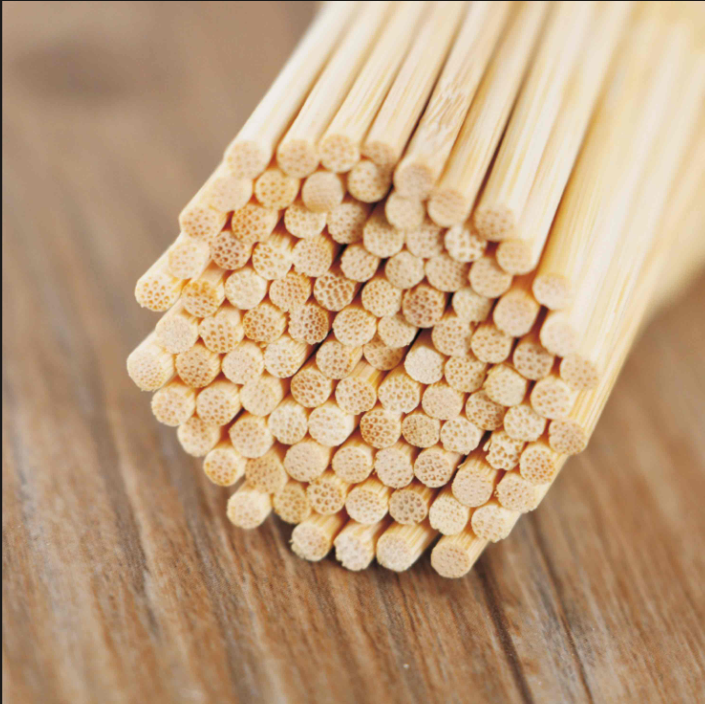
#> input picture samples/user_bamboo.png, 705 x 704 px
$ python -i carded_rod_counter.py   (imports and definitions only)
#> lines starting #> are read from the running program, lines starting #| are printed output that depends on the picture; after the words box and inside, x2 and y2 are one past the last pixel; in counts of white or black regions, pixels touching at a corner belong together
"""Restricted, pixel-only counting of exposed rods on a colored display card.

Separate longitudinal highlight/shadow ridges, taper and terminal closure are
required. The printed sleeve and the two sides of it are never counted twice.
This supplies visible candidates, not an inferred inventory behind packaging.
"""
import time
import cv2
import numpy as np
from scipy.signal import find_peaks

PARAMETERS = dict(maximum_processing_seconds=.95, maximum_processing_side=900,
    saturation_thresholds=(40, 60), shadow_prominences=(25, 35),
    minimum_track_length_fraction=.15, minimum_track_coverage=.58,
    minimum_taper_ratio=1.12, minimum_tapered_fraction=.70)


def _cards(image):
    hsv=cv2.cvtColor(image,cv2.COLOR_BGR2HSV)
    cards=[]
    for saturation in PARAMETERS['saturation_thresholds']:
        mask=np.uint8((hsv[:,:,1]>saturation)&(hsv[:,:,2]>50))*255
        mask=cv2.morphologyEx(mask,cv2.MORPH_CLOSE,np.ones((5,5),np.uint8))
        contours=cv2.findContours(mask,cv2.RETR_EXTERNAL,cv2.CHAIN_APPROX_SIMPLE)[0]
        for contour in sorted(contours,key=cv2.contourArea,reverse=True)[:3]:
            area=cv2.contourArea(contour)
            if not .12*image.shape[0]*image.shape[1]<area<.90*image.shape[0]*image.shape[1]:continue
            polygon=cv2.approxPolyDP(contour,cv2.arcLength(contour,True)*.02,True)
            if len(polygon)!=4 or not cv2.isContourConvex(polygon):continue
            q=polygon[:,0].astype(np.float32)
            if abs(cv2.contourArea(q))/max(area,1)<.90:continue
            # The contour order supplies orientation without a fixed image angle.
            lengths=np.linalg.norm(q-np.roll(q,-1,axis=0),axis=1)
            if min(lengths)/max(lengths)>.76:continue
            if lengths[0]>lengths[1]:q=np.roll(q,-1,axis=0)
            if cv2.contourArea(q,oriented=True)<0:q=q[[1,0,3,2]]
            width=int(round((np.linalg.norm(q[0]-q[1])+np.linalg.norm(q[2]-q[3]))/2))
            height=int(round((np.linalg.norm(q[0]-q[3])+np.linalg.norm(q[1]-q[2]))/2))
            if not 100<=width<=height or height<200:continue
            # A reflected contour is fine; both ends are checked below.
            if any(np.max(np.linalg.norm(q-old[0],axis=1))<5 for old in cards):continue
            cards.append((q,width,height,saturation))
    return cards


# [133 lines left out: functions _sections, _upright, detect_carded_rods, not called in this run]

>>> import cv2
>>> picture = cv2.imread('samples/user_bamboo.png')
#> picture is the input picture: shape (704, 705, 3); mean B, G, R 127.2, 161.1, 192.5
>>> result = _cards(picture)
#> in _cards, `hsv=cv2.cvtColor(image,cv2.COLOR_BGR2HSV)`: hsv: shape (704, 705, 3); mean H, S, V 15.9, 90.2, 192.5
#> the loop in _cards, `for saturation in PARAMETERS['saturation_thresholds']:` made 2 passes
#> pass 1, in _cards, `mask=np.uint8((hsv[:,:,1]>saturation)&(hsv[:,:,2]>50))*255`:
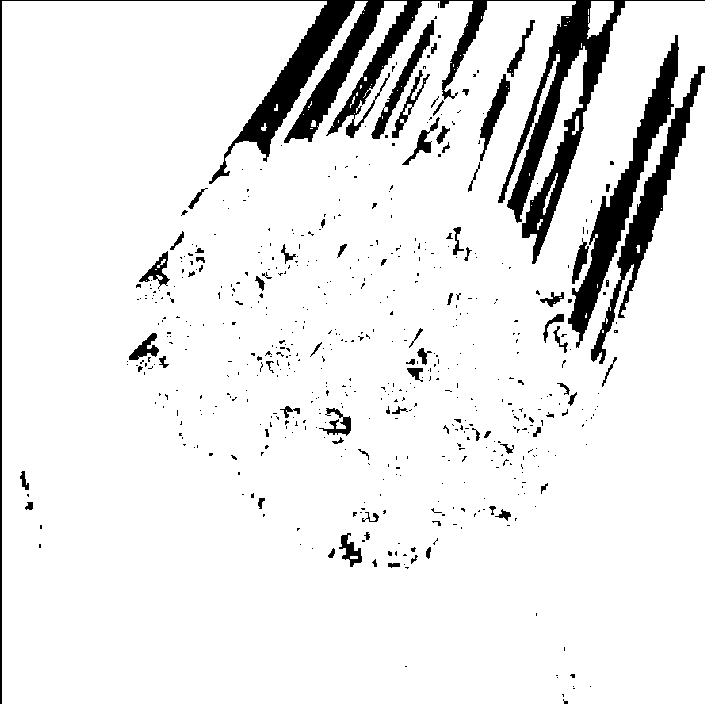
#> mask: shape (704, 705); 91.3% white; 569 black regions (495 under 20 px), largest, box (x1, y1, x2, y2) and area: (0, 0, 705, 704) 22396, (568, 35, 679, 348) 6079, (591, 66, 705, 364) 4611
#> pass 1, in _cards, `mask=cv2.morphologyEx(mask,cv2.MORPH_CLOSE,np.ones((5,5),np.uint8))`:
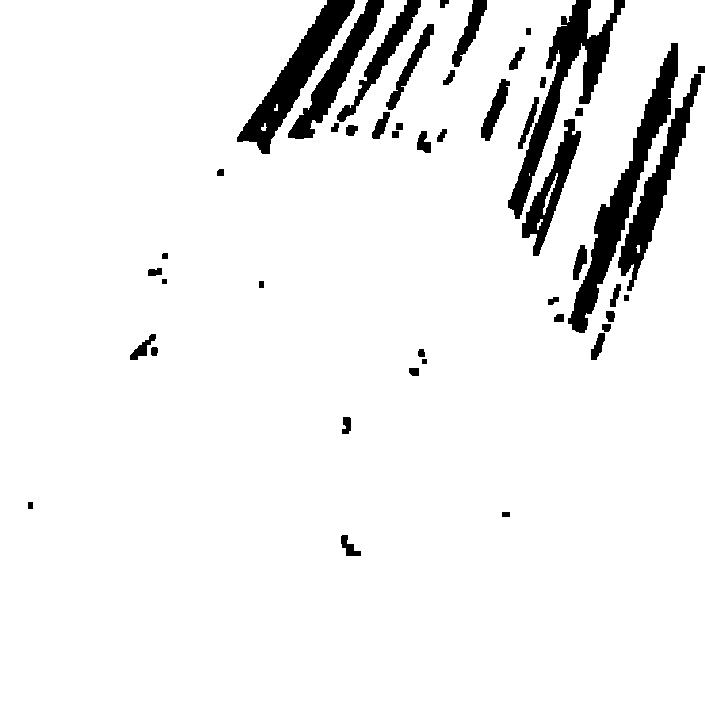
#> mask: shape (704, 705); 93.4% white; 47 black regions, largest, box (x1, y1, x2, y2) and area: (568, 43, 678, 333) 5838, (508, 0, 625, 219) 5385, (237, 0, 355, 154) 4628
#> pass 2, in _cards, `mask=np.uint8((hsv[:,:,1]>saturation)&(hsv[:,:,2]>50))*255`:
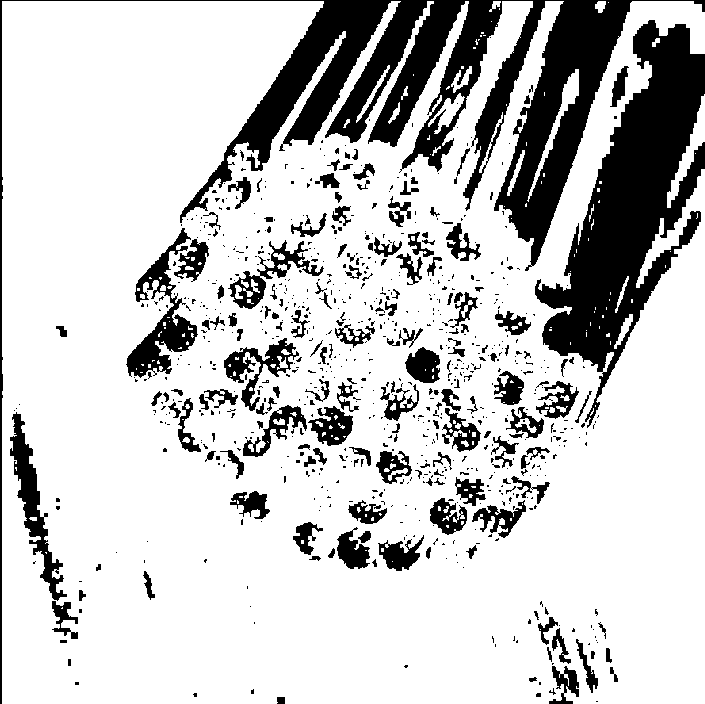
#> mask: shape (704, 705); 78.5% white; 804 black regions (633 under 20 px), largest, box (x1, y1, x2, y2) and area: (0, 0, 705, 704) 42059, (535, 20, 705, 428) 27059, (126, 228, 198, 378) 3388
#> pass 2, in _cards, `mask=cv2.morphologyEx(mask,cv2.MORPH_CLOSE,np.ones((5,5),np.uint8))`:
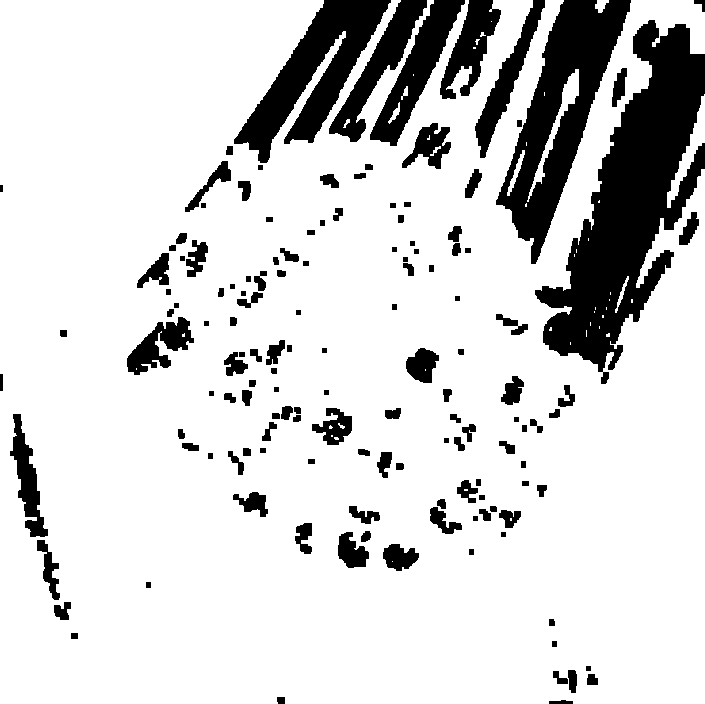
#> mask: shape (704, 705); 83.2% white; 142 black regions, largest, box (x1, y1, x2, y2) and area: (535, 20, 705, 384) 25868, (496, 0, 631, 264) 13425, (234, 0, 391, 163) 9499
#> after the loop in _cards, `for saturation in PARAMETERS['saturation_thresholds']:`: cards = []
#> result = []
